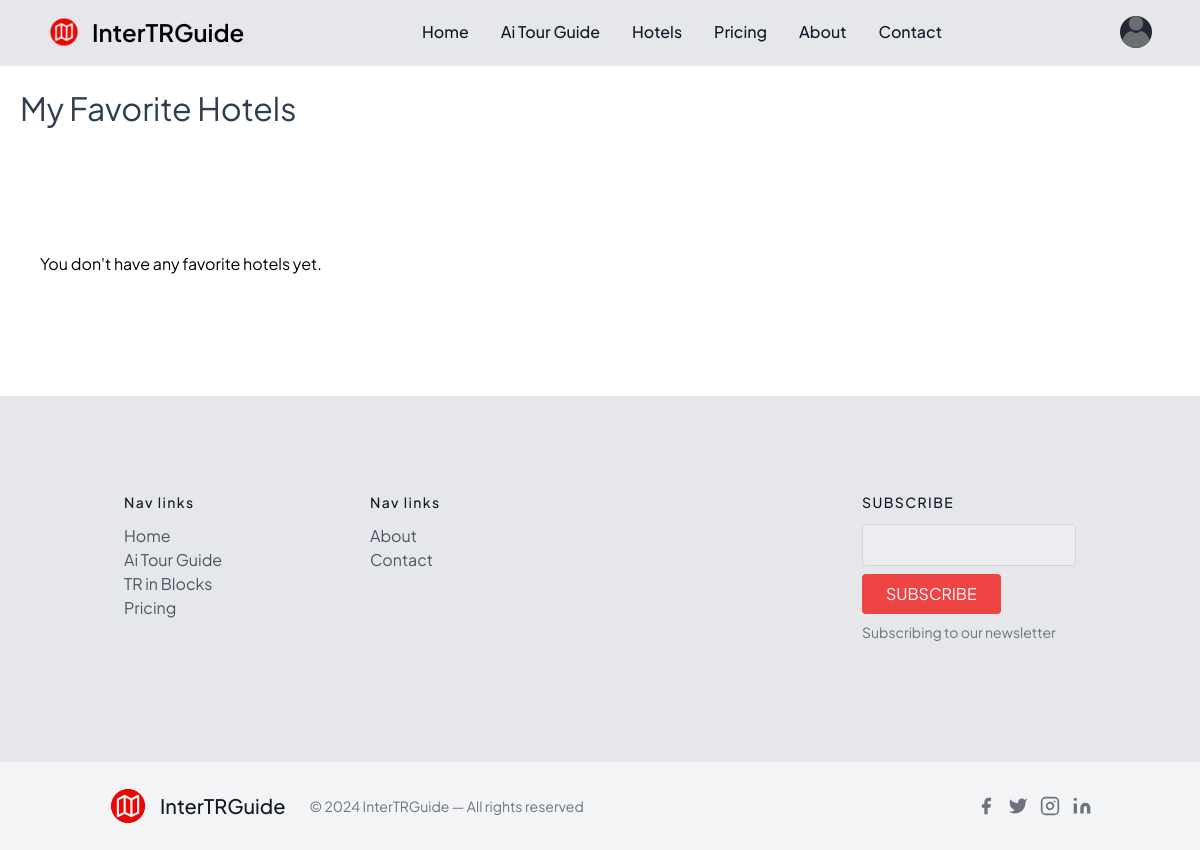
Before: /favorites/ (signed in) with the older database file.
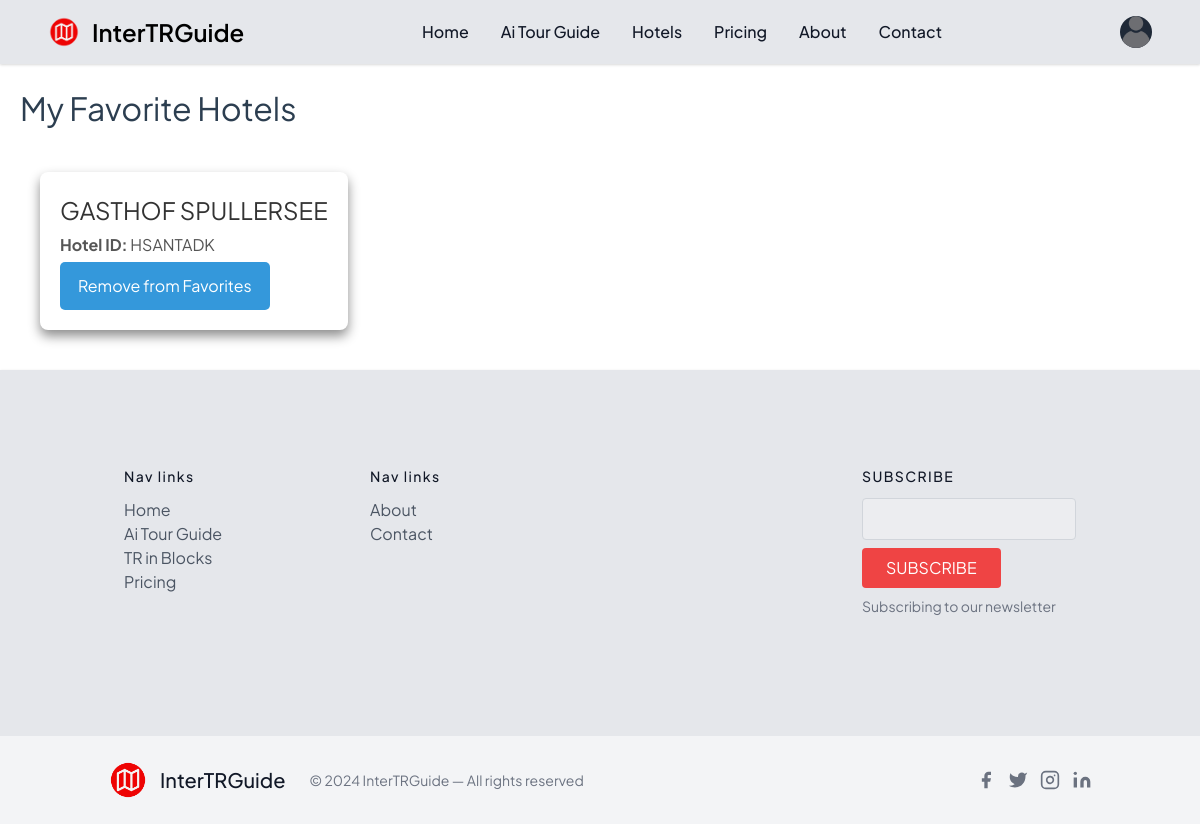
After: the same page with the newer database file.
### app/models.py (models this page shows, shortened)
class CustomUser(AbstractUser):
    name = models.CharField(max_length=100, blank=True)
    image = models.ImageField(upload_to='profile_pics', default='profile_pics/default.png')
    email = models.EmailField(unique=True)
    password = models.CharField(max_length=128, default='defaultpassword')

class FavoriteHotel(models.Model):
    user = models.ForeignKey(settings.AUTH_USER_MODEL, on_delete=models.CASCADE, related_name='favorite_hotels')
    hotel_id = models.CharField(max_length=100)  # Store the hotel ID from the Amadeus API
    hotel_name = models.CharField(max_length=255)
    class Meta:
        unique_together = ('user', 'hotel_id')  # Ensure each hotel is only saved once per user

### app/views.py (the view)
# urls.py: path('favorites/', views.favorites_page, name='favorites_page'),
@login_required(login_url='login')
def favorites_page(request):
    user = request.user
    favorite_hotels = FavoriteHotel.objects.filter(user=user)  # Get all favorites for the logged-in user
    return render(request, 'favorites.html', {'favorite_hotels': favorite_hotels})

### templates/favorites.html (shortened to what this page needs)
{% extends "base.html" %}
{% block maincontent %}
    <div class="search-cont">
        <h1 class="favorites-title">My Favorite Hotels</h1>
        {% if favorite_hotels %}
            <div id="favorites-list">
                {% for favorite in favorite_hotels %}
                    <div class="hotel-card">
                        <h3>{{ favorite.hotel_name }}</h3>
                        <p><strong>Hotel ID:</strong> {{ favorite.hotel_id }}</p>
                        <button onclick="removeFavorite('{{ favorite.hotel_id }}')">Remove from Favorites</button>
                    </div>
                {% endfor %}
            </div>
        {% else %}
            <p style="padding:100px 20px">You don't have any favorite hotels yet.</p>
        {% endif %}
    </div>
{% endblock maincontent %}

### templates/base.html (shortened to what this page needs)
{% load static %}
<!DOCTYPE html>
<html lang="en">
<head>
    <link href="https://cdn.jsdelivr.net/npm/tailwindcss@2.2.19/dist/tailwind.min.css" rel="stylesheet">
	<link
    rel="stylesheet"
    href="https://cdnjs.cloudflare.com/ajax/libs/animate.css/4.1.1/animate.min.css"
  />
</head>
<body>
<nav class="bg-gray-200 shadow shadow-gray-300 w-100 px-8 md:px-auto">
	<div class="max-w-screen-xl flex flex-wrap items-center justify-between mx-auto p-4 bg-gray-200">
	<a href="{% url "home" %}" class="flex items-center space-x-3 rtl:space-x-reverse">
		<img src="{% static 'app/icon png.png' %}" class="h-8" alt="Flowbite Logo" />
		<span class="self-center text-2xl font-semibold whitespace-nowrap dark:text-white">InterTRGuide</span>
	</a>
	<div class="flex items-center md:order-2 space-x-3 md:space-x-0 rtl:space-x-reverse bg-gray-200">
		<button type="button" class="flex text-sm bg-gray-800 rounded-full md:me-0 focus:ring-4 focus:ring-gray-300 dark:focus:ring-gray-600" id="user-menu-button" aria-expanded="false" data-dropdown-toggle="user-dropdown" data-dropdown-placement="bottom">
		  {% if user.is_authenticated %}
		  <img class="w-8 h-8 rounded-full" src="{{ MEDIA_URL }}{{ user.image.url }}" alt="">
		  {% else %}
		  <img class="w-8 h-8 rounded-full" src="{{ MEDIA_URL }}{% static "app/default.png" %}" alt="">
		  {% endif %}
		</button>
	</div>
	<div class="items-center justify-between hidden w-full md:flex md:w-auto md:order-1 bg-gray-200" id="navbar-user">
	  <ul class="flex flex-col font-medium p-4 md:p-0 mt-4 border border-gray-100 rounded-lg md:space-x-8 rtl:space-x-reverse md:flex-row md:mt-0 md:border-0 md:bg-gray-200 dark:bg-gray-800 md:dark:bg-gray-900 dark:border-gray-700">
		<li>
		  <a href="{% url "home" %}" class="block py-2 px-3 text-gray-900 {% block isactive %}{% endblock %}  rounded hover:bg-gray-100 md:hover:bg-transparent md:hover:text-red-700 md:p-0 dark:text-white md:dark:hover:text-blue-500 dark:hover:bg-gray-700 dark:hover:text-white md:dark:hover:bg-transparent dark:border-gray-700">Home</a>
		</li>
		<li>
		  <a href="{% url "aitg" %}" class="block py-2 px-3 text-gray-900 {% block isactivee %}{% endblock %}  rounded hover:bg-gray-100 md:hover:bg-transparent md:hover:text-red-700 md:p-0 dark:text-white md:dark:hover:text-blue-500 dark:hover:bg-gray-700 dark:hover:text-white md:dark:hover:bg-transparent dark:border-gray-700">Ai Tour Guide</a>
		</li>
		<li>
			<a href="{% url "hotel_booking_page" %}" class="block py-2 px-3 text-gray-900 {% block isactiveeeeee %}{% endblock %} rounded hover:bg-gray-100 md:hover:bg-transparent md:hover:text-red-700 md:p-0 dark:text-white md:dark:hover:text-blue-500 dark:hover:bg-gray-700 dark:hover:text-white md:dark:hover:bg-transparent dark:border-gray-700">Hotels</a>
		  </li>
		<li>
		  <a href="{% url "pricing" %}" class="block py-2 px-3 text-gray-900 {% block isactiveee %}{% endblock %} rounded hover:bg-gray-100 md:hover:bg-transparent md:hover:text-red-700 md:p-0 dark:text-white md:dark:hover:text-blue-500 dark:hover:bg-gray-700 dark:hover:text-white md:dark:hover:bg-transparent dark:border-gray-700">Pricing</a>
		</li>
		<li>
		  <a href="{% url "about" %}" class="block py-2 px-3 text-gray-900 {% block isactiveeee %}{% endblock %} rounded hover:bg-gray-100 md:hover:bg-transparent md:hover:text-red-700 md:p-0 dark:text-white md:dark:hover:text-blue-500 dark:hover:bg-gray-700 dark:hover:text-white md:dark:hover:bg-transparent dark:border-gray-700">About</a>
		</li>
		<li>
		  <a href="{% url "contact" %}" class="block py-2 px-3 text-gray-900 {% block isactiveeeee %}{% endblock %} rounded hover:bg-gray-100 md:hover:bg-transparent md:hover:text-red-700 md:p-0 dark:text-white md:dark:hover:text-blue-500 dark:hover:bg-gray-700 dark:hover:text-white md:dark:hover:bg-transparent dark:border-gray-700">Contact</a>
		</li>
	  </ul>
	</div>
	</div>
  </nav>
{% block maincontent %}
{% endblock maincontent %}
<footer class="bg-gray-200 shadow shadow-gray-300 text-gray-600 body-font">
	<div class="container px-5 py-24 mx-auto">
	  <div class="flex flex-wrap md:text-left text-center order-first">
		<div class="lg:w-1/4 md:w-1/2 w-full px-4">
		  <h2 class="title-font font-medium text-gray-900 tracking-widest text-sm mb-3">Nav links</h2>
		  <nav class="list-none mb-10">
			<li>
			  <a href="{% url "home" %}" class="text-gray-600 hover:text-gray-800">Home</a>
			</li>
			<li>
				<a href="{% url "aitg" %}" class="text-gray-600 hover:text-gray-800">Ai Tour Guide</a>
			</li>
			<li>
				<a href="{% url "tr_in_blocks" %}" class="text-gray-600 hover:text-gray-800">TR in Blocks</a>
			</li>
			<li>
				<a href="{% url "pricing" %}" class="text-gray-600 hover:text-gray-800">Pricing</a>
			</li>
		  </nav>
		</div>
		<div class="lg:w-1/4 md:w-1/2 w-full px-4">
		  <h2 class="title-font font-medium text-gray-900 tracking-widest text-sm mb-3">Nav links</h2>
		  <nav class="list-none mb-10">
			<li>
				<a href="{% url "about" %}" class="text-gray-600 hover:text-gray-800">About</a>
			</li>
			<li>
				<a href="{% url "contact" %}" class="text-gray-600 hover:text-gray-800">Contact</a>
			</li>
		  </nav>
		</div>
		<div class="lg:w-1/4 md:w-1/2 w-full px-4">
		</div>
		<div class="lg:w-1/4 md:w-1/2 w-full px-4">
		  <h2 class="title-font font-medium text-gray-900 tracking-widest text-sm mb-3">SUBSCRIBE</h2>
		  <div class="flex xl:flex-nowrap md:flex-nowrap lg:flex-wrap flex-wrap justify-center items-end md:justify-start">
			<div class="relative w-40 sm:w-auto xl:mr-4 lg:mr-0 sm:mr-4 mr-2">
			  <input type="text" id="footer-field" name="footer-field" class="w-full bg-gray-100 bg-opacity-50 rounded border border-gray-300 focus:bg-transparent focus:ring-2 focus:ring-red-200 focus:border-red-500 text-base outline-none text-gray-700 py-1 px-3 leading-8 transition-colors duration-200 ease-in-out" spellcheck="false" data-ms-editor="true">
			</div>
			<button class="lg:mt-2 xl:mt-0 flex-shrink-0 inline-flex text-white bg-red-500 border-0 py-2 px-6 focus:outline-none hover:bg-red-600 rounded">SUBSCRIBE</button>
		  </div>
		  <p class="text-gray-500 text-sm mt-2 md:text-left text-center">Subscribing to our newsletter</p>
			<br class="lg:block hidden">
		</div>
	  </div>
	</div>
	<div class="bg-gray-100">
	  <div class="container px-5 py-6 mx-auto flex items-center sm:flex-row flex-col">
		<a class="flex title-font font-medium items-center md:justify-start justify-center text-gray-900">
			<img src="{% static 'app/icon png.png' %}" class="h-10 w-10">
		  <span class="ml-3 text-xl">InterTRGuide</span>
		</a>
		<p class="text-sm text-gray-500 sm:ml-6 sm:mt-0 mt-4">© 2024 InterTRGuide  — All rights reserved
		</p>
		<span class="inline-flex sm:ml-auto sm:mt-0 mt-4 justify-center sm:justify-start">
		  <a class="text-gray-500">
			<svg fill="currentColor" stroke-linecap="round" stroke-linejoin="round" stroke-width="2" class="w-5 h-5" viewBox="0 0 24 24">
			  <path d="M18 2h-3a5 5 0 00-5 5v3H7v4h3v8h4v-8h3l1-4h-4V7a1 1 0 011-1h3z"></path>
			</svg>
		  </a>
		  <a class="ml-3 text-gray-500">
			<svg fill="currentColor" stroke-linecap="round" stroke-linejoin="round" stroke-width="2" class="w-5 h-5" viewBox="0 0 24 24">
			  <path d="M23 3a10.9 10.9 0 01-3.14 1.53 4.48 4.48 0 00-7.86 3v1A10.66 10.66 0 013 4s-4 9 5 13a11.64 11.64 0 01-7 2c9 5 20 0 20-11.5a4.5 4.5 0 00-.08-.83A7.72 7.72 0 0023 3z"></path>
			</svg>
		  </a>
		  <a class="ml-3 text-gray-500">
			<svg fill="none" stroke="currentColor" stroke-linecap="round" stroke-linejoin="round" stroke-width="2" class="w-5 h-5" viewBox="0 0 24 24">
			  <rect width="20" height="20" x="2" y="2" rx="5" ry="5"></rect>
			  <path d="M16 11.37A4 4 0 1112.63 8 4 4 0 0116 11.37zm1.5-4.87h.01"></path>
			</svg>
		  </a>
		  <a class="ml-3 text-gray-500">
			<svg fill="currentColor" stroke="currentColor" stroke-linecap="round" stroke-linejoin="round" stroke-width="0" class="w-5 h-5" viewBox="0 0 24 24">
			  <path stroke="none" d="M16 8a6 6 0 016 6v7h-4v-7a2 2 0 00-2-2 2 2 0 00-2 2v7h-4v-7a6 6 0 016-6zM2 9h4v12H2z"></path>
			  <circle cx="4" cy="4" r="2" stroke="none"></circle>
			</svg>
		  </a>
		</span>
	  </div>
	</div>
  </footer>
</body>
</html>

Changed rows visible on the page:
added FavoriteHotel: hotel_name "GASTHOF SPULLERSEE", hotel_id "HSANTADK"
Other visible differences:
text no longer shown: "You don't have any favorite hotels yet."
